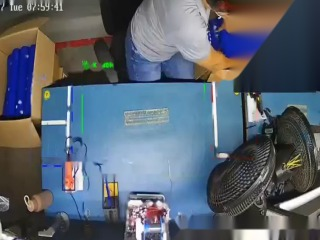
#> input picture anotar/test/B_f00000_t0000s.jpg, 320 x 240 px, given in place of WhatsApp Video 2026-08-12 at 15.43.32.mp4, which was not available
$ python pipeline_deteccao.py ../anotar/test/B_f00000_t0000s.jpg
#> lines starting #> are read from the running program, lines starting #| are printed output that depends on the picture; after the words box and inside, x2 and y2 are one past the last pixel; in counts of white or black regions, pixels touching at a corner belong together; pictures that were not available may be replaced by others from this repository, and a replacement may not be noted
#!/usr/bin/env python3
"""
AssemblyGuard V2 - Extracao de frames para DETECCAO DE OBJETOS (FOMO)
=====================================================================
Mudanca de rumo em relacao ao pipeline_assemblyguard.py (classificacao):
aqui nao rotulamos ETAPAS, rotulamos OBJETOS (peca, pilha, ferro_solda)
desenhando caixas no Edge Impulse. Logo:

  - nada de OCR;
  - nada de blocos cinza destruindo a imagem;
  - split por SESSAO, que e o padrao-ouro pedido pelo mentor:

        treino = video C (operador,  14.4 min, SEM overlay nenhum)
        teste  = video B (operadora,  4.1 min, overlays da Hikvision
                          removidos por inpainting)

  O video A (o que gerou o dataset v1) e o proprio B com o texto
  "Etapa: X" sobreposto pelo time - mesmo material, frame a frame.
  Com o B em maos, o A nao e mais necessario.

Saida:
  anotar/train/C_fNNNNN_tSSSs.jpg   (320x240)
  anotar/test/B_fNNNNN_tSSSs.jpg    (320x240)
  anotar/frames_deteccao.json       mapa frame -> video -> split
  anotar/amostra_train.jpg / amostra_test.jpg   conferencia visual

Uso:
  python pipeline_deteccao.py --preview   so gera os previews de ROI
  python pipeline_deteccao.py             extrai tudo
"""

import cv2
import numpy as np
import json
import os
import sys

import pipeline_assemblyguard as ag   # reuso: mascaras de limpeza do video B

OUT_DIR = 'anotar'
OUT_W, OUT_H = 320, 240   # resolucao de coleta do livro do Rovai
JPEG_Q = 92

# Coordenadas em FRACAO do frame (x1, y1, x2, y2) - os videos tem
# resolucoes diferentes (848x478 e 854x480).
VIDEOS = {
    'C': {
        'path': r'D:\WhatsApp Video 2026-08-12 at 15.43.32.mp4',
        'split': 'train',
        'alvo': 140,
        # mantem a caixa de origem (alto a direita), a bandeja da direita
        # e a zona de saida a esquerda - o ciclo inteiro no enquadramento
        'roi': (95 / 854, 25 / 480, 854 / 854, 445 / 480),
        # unicos overlays do C: relogio, logo HIKVISION e rodape (estaticos)
        'inpaint': [
            (0 / 854, 0 / 480, 345 / 854, 46 / 480),      # timestamp (fonte
            #  maior que no B: ate y=46, senao sobram digitos meio-cortados)
            (575 / 854, 18 / 480, 745 / 854, 52 / 480),   # logo HIKVISION
            (380 / 854, 390 / 480, 735 / 854, 430 / 480), # rodape modelo
        ],
        'mask_estatica': False,   # C nao tem analytics
        'tarjas_moveis': False,
    },
    'B': {
        'path': r'D:\WhatsApp Video 2026-08-12 at 15.39.00.mp4',
        'split': 'test',
        'alvo': 60,
        'roi': (95 / 854, 25 / 480, 854 / 854, 445 / 480),
        'inpaint': [
            (0 / 848, 0 / 478, 345 / 848, 32 / 478),      # timestamp
            (610 / 816, 0, 1.0, 175 / 464),               # painel Hikvision
            (480 / 816, 392 / 464, 1.0, 432 / 464),       # rodape
            (604 / 848, 156 / 478, 692 / 848, 178 / 478), # chip "Donuts" fixo
        ],                                                #  no canto da zona
        'mask_estatica': True,    # linhas coloridas das zonas (estaticas)
        'tarjas_moveis': True,    # caixas pretas "Donuts Stack 0.95" (moveis)
    },
}


def px(frac_box, w, h):
    x1, y1, x2, y2 = frac_box
    return (int(x1 * w), int(y1 * h), int(x2 * w), int(y2 * h))


# Tarjas de rotulo da Hikvision ("Glue Gun 0.84"...): quatro geracoes de
# detector morfologico falharam neste encode (fundo preto que se desintegra
# no opening; texto que ora fragmenta, ora se funde com objetos brancos
# reais conforme o limiar). A saida robusta e outra: a camera desenha
# SEMPRE os mesmos tres textos, na mesma fonte e tamanho, entao template
# matching e praticamente exato. Os templates saem do proprio video B
# (frame 1240, posicoes conferidas visualmente).
_TPL_SRC_FRAME = 1240
_TPL_BOXES = {                      # (y1, y2, x1, x2) no frame 848x478
    'donuts_stack': (212, 226, 605, 661),
    'glue_gun': (299, 313, 241, 287),
    'soldering_iron': (320, 334, 332, 406),
}
# limiar por template: a tarja e semitransparente e a correlacao cai
# conforme o fundo atras dela; calibrado olhando a folha de amostra dos
# 60 frames de teste (limiar alto deixa tarja sobre as pilhas em
# movimento; baixo demais mancha a camisa da operadora)
_TPL_THR = {'donuts_stack': 0.46, 'glue_gun': 0.55, 'soldering_iron': 0.52}
_TEMPLATES = None


# [84 lines left out: functions _carregar_templates, tarjas_pretas, mascara_linhas_overlay, not called in this run]


def abrir(path):
    cap = cv2.VideoCapture(path)
    if not cap.isOpened():
        raise SystemExit(f'nao consegui abrir: {path}')
    return cap


def ler_frame(cap, idx):
#> called with idx = 0
    cap.set(cv2.CAP_PROP_POS_FRAMES, int(idx))
    ret, f = cap.read()
#> f is the input picture: shape (240, 320, 3); mean B, G, R 111.6, 99.7, 89.8
    return f if ret else None


def mascara_inpaint(cfg, frame, mask_estatica):
    """Une todas as regioes a apagar num unico inpaint por frame."""
    h, w = frame.shape[:2]
    mask = np.zeros((h, w), np.uint8)

    for box in cfg['inpaint']:
        x1, y1, x2, y2 = px(box, w, h)
        mask[y1:y2, x1:x2] = 255

    if mask_estatica is not None:
        mask = cv2.bitwise_or(mask, mask_estatica)

    if cfg['tarjas_moveis']:
        mask = cv2.bitwise_or(mask, tarjas_pretas(frame))

    return mask


def limpar(cfg, frame, mask_estatica):
    mask = mascara_inpaint(cfg, frame, mask_estatica)
    if mask.any():
        frame = cv2.inpaint(frame, mask, 3, cv2.INPAINT_TELEA)
    return frame


def preparar_mask_estatica(nome, cfg, shape):
    """Uniao das duas mascaras de posicao fixa do video B.

    ag.construir_mascara_estatica (reuso do pipeline v1) pega linhas
    sobre fundo parado; mascara_linhas_overlay, extraida da mediana,
    pega tambem os trechos desenhados por cima da operadora.
    """
    if not cfg['mask_estatica']:
        return None
    print(f'  [{nome}] construindo mascaras de overlay...')
    if cfg['tarjas_moveis']:
        _carregar_templates(cfg['path'])
    ag.VIDEO = cfg['path']
    m = ag.construir_mascara_estatica()
    if m.shape != shape[:2]:
        m = cv2.resize(m, (shape[1], shape[0]), interpolation=cv2.INTER_NEAREST)
    return cv2.bitwise_or(m, mascara_linhas_overlay(cfg['path']))


def indices_uniformes(n_total, alvo):
    """Um frame por janela de tempo, cobrindo o video inteiro.

    Com a camera fixa e o operador em movimento continuo, frames ~6s
    distantes ja sao suficientemente diversos; dedupe extra nao paga
    o proprio custo.
    """
    return np.linspace(0, n_total - 1, alvo).astype(int)


def preview(nome, cfg):
    cap = abrir(cfg['path'])
    n = int(cap.get(cv2.CAP_PROP_FRAME_COUNT))
    f = ler_frame(cap, n // 2)
    cap.release()
    h, w = f.shape[:2]
#> h = 240; w = 320

    marcado = f.copy()
    for box in cfg['inpaint']:
        x1, y1, x2, y2 = px(box, w, h)
        cv2.rectangle(marcado, (x1, y1), (x2, y2), (0, 0, 255), 2)
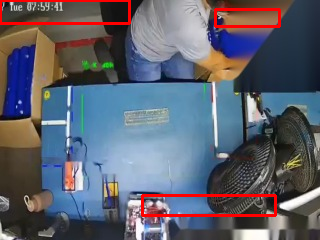
#> marcado: shape (240, 320, 3); 2.8% of pixels changed, all inside (x1, y1, x2, y2) = (0, 0, 281, 217)
    rx1, ry1, rx2, ry2 = px(cfg['roi'], w, h)
#> rx1 = 35; ry1 = 12; rx2 = 320; ry2 = 222
    cv2.rectangle(marcado, (rx1, ry1), (rx2, ry2), (0, 255, 0), 2)
    cv2.putText(marcado, f'{nome} ROI {rx2-rx1}x{ry2-ry1} -> {OUT_W}x{OUT_H}',
                (rx1 + 6, ry1 + 22), cv2.FONT_HERSHEY_SIMPLEX, 0.6,
                (0, 255, 0), 2, cv2.LINE_AA)
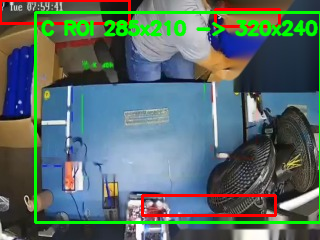
#> marcado: shape (240, 320, 3); mean B, G, R 104.1, 107.7, 88

    os.makedirs(OUT_DIR, exist_ok=True)
    dest = os.path.join(OUT_DIR, f'preview_roi_{nome}.jpg')
    cv2.imwrite(dest, marcado, [cv2.IMWRITE_JPEG_QUALITY, 92])
    print(f'  {dest}')


def extrair(nome, cfg):
#> called with nome = 'C'
    cap = abrir(cfg['path'])
    n = int(cap.get(cv2.CAP_PROP_FRAME_COUNT))
#> n = 1
    fps = cap.get(cv2.CAP_PROP_FPS) or 30.0
#> fps = 30
    w = int(cap.get(cv2.CAP_PROP_FRAME_WIDTH))
#> w = 320
    h = int(cap.get(cv2.CAP_PROP_FRAME_HEIGHT))
#> h = 240

    mask_est = preparar_mask_estatica(nome, cfg, (h, w))
    rx1, ry1, rx2, ry2 = px(cfg['roi'], w, h)
#> rx1 = 35; ry1 = 12; rx2 = 320; ry2 = 222

    d = os.path.join(OUT_DIR, cfg['split'])
    os.makedirs(d, exist_ok=True)

    registros = []
    for i in indices_uniformes(n, cfg['alvo']):
        f = ler_frame(cap, i)
        if f is None:
            continue
        f = limpar(cfg, f, mask_est)
        crop = f[ry1:ry2, rx1:rx2]
        img = cv2.resize(crop, (OUT_W, OUT_H), interpolation=cv2.INTER_AREA)
        arq = f'{nome}_f{i:05d}_t{i/fps:04.0f}s.jpg'
        cv2.imwrite(os.path.join(d, arq), img, [cv2.IMWRITE_JPEG_QUALITY, JPEG_Q])
        registros.append({'arquivo': arq, 'video': nome, 'frame': int(i),
                          't_seg': round(i / fps, 1), 'split': cfg['split']})
#> this loop made 31 passes
#> pass 1, in limpar, `mask = mascara_inpaint(cfg, frame, mask_estatica)`:
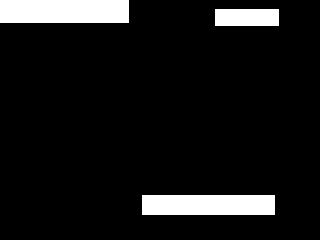
#> mask: shape (240, 320); 8.7% white; 3 white regions, box (x1, y1, x2, y2) and area: (0, 0, 129, 23) 2967, (142, 195, 275, 215) 2660, (215, 9, 279, 26) 1088
#> pass 1, in limpar, `frame = cv2.inpaint(frame, mask, 3, cv2.INPAINT_TELEA)`:
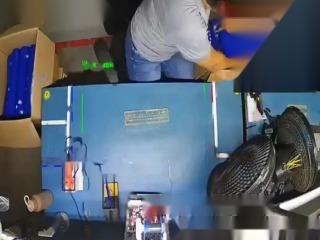
#> frame: shape (240, 320, 3); mean of channels 0, 1, 2 111.4, 99.5, 89.9; drawn as B, G, R
#> pass 1, in extrair, `crop = f[ry1:ry2, rx1:rx2]`:
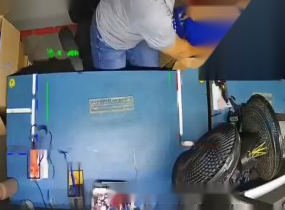
#> crop: shape (210, 285, 3); mean of channels 0, 1, 2 120.6, 106, 92; drawn as B, G, R
#> pass 1, in extrair, `img = cv2.resize(crop, (OUT_W, OUT_H), interpolation=cv2.INTER_AREA)`:
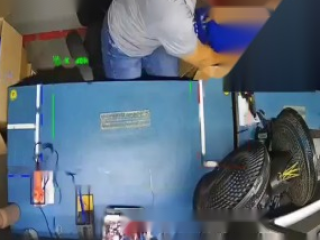
#> img: shape (240, 320, 3); mean of channels 0, 1, 2 120.5, 105.9, 91.9; drawn as B, G, R
#> after the loop, registros = 30 items
    cap.release()
    print(f'  [{nome}] {len(registros)} frames -> {d}/')
    return registros


# [17 lines left out: function folha_amostra, not called in this run]


if __name__ == '__main__':
    so_preview = '--preview' in sys.argv

    print('[1/2] Previews de ROI...')
    for nome, cfg in VIDEOS.items():
        preview(nome, cfg)
    if so_preview:
        print('\nConfira os preview_roi_*.jpg antes de extrair.')
        sys.exit(0)

    print('[2/2] Extraindo frames...')
    todos = []
    for nome, cfg in VIDEOS.items():
        todos += extrair(nome, cfg)

    for split in ('train', 'test'):
        folha_amostra(split)

    with open(os.path.join(OUT_DIR, 'frames_deteccao.json'), 'w') as fp:
        json.dump({
            'classes_a_anotar': ['peca', 'pilha', 'ferro_solda'],
            'split_por_sessao': {
                'train': 'video C - operador, 2026-03-10, sem overlays',
                'test': 'video B - operadora, 2026-03-17, overlays inpaintados',
            },
            'frames': todos,
        }, fp, indent=2, ensure_ascii=False)

    print(f'\n{len(todos)} frames prontos em {OUT_DIR}/')
    print('Proximo passo: upload no Edge Impulse (train e test separados)')
    print('e anotar as caixas de: peca, pilha, ferro_solda.')
